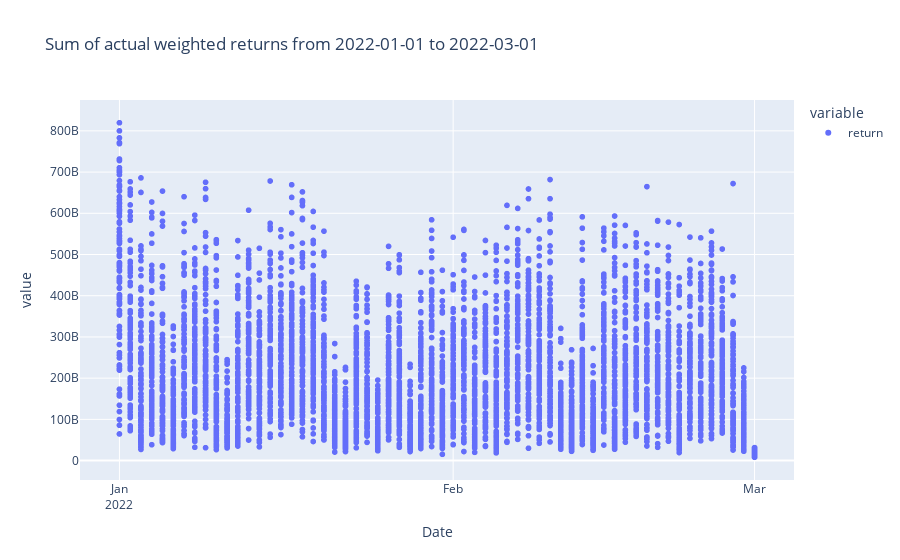

Notebook source saved alongside this figure:
### Code cell
_actuals_df = pd.DataFrame()
for returns in _l_actual_weighted_sum:
    for exp_ret in returns['Expected Return']:
        _actuals_df = pd.concat([_actuals_df,pd.DataFrame([{'Date' : returns['Date'], 'return' : exp_ret}])])
_min_date = (_actuals_df["Date"].min()).date()
_max_date = (_actuals_df["Date"].max()).date()
_title = "Sum of actual weighted returns from "+str(_min_date)+" to "+str(_max_date)
fig = px.scatter(_actuals_df, x="Date", y=_actuals_df.columns,
              hover_data={"Date": "|%B %d, %Y"},
              title=_title)
fig.update_xaxes(
    dtick="M1",
    tickformat="%b\n%Y")
fig.show()

### Figure 1 — Plotly figure (JSON) as saved in the notebook; plotly's stock layout.template omitted (floating-point values rounded to 4 significant figures; data arrays with more than 128 entries replaced by an {"elided": "..."} marker saying what was removed)
{"data": [{"hovertemplate": "variable=return<br>Date=%{x|%B %d, %Y}<br>value=%{y}<extra></extra>", "legendgroup": "return", "marker": {"color": "#636efa", "symbol": "circle"}, "mode": "markers", "name": "return", "showlegend": true, "type": "scattergl", "x": {"elided": "6000 str values"}, "xaxis": "x", "y": {"elided": "6000 float values"}, "yaxis": "y"}], "layout": {"legend": {"title": {"text": "variable"}, "tracegroupgap": 0}, "title": {"text": "Sum of actual weighted returns from 2022-01-01 to 2022-03-01"}, "xaxis": {"anchor": "y", "domain": [0, 1], "dtick": "M1", "tickformat": "%b\n%Y", "title": {"text": "Date"}}, "yaxis": {"anchor": "x", "domain": [0, 1], "title": {"text": "value"}}}}
